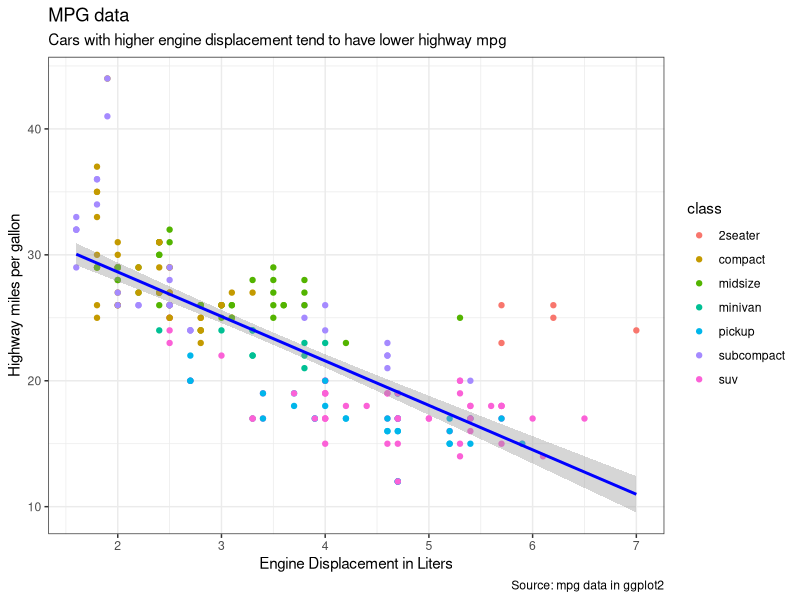

Write the R code that produced this figure.
## ---- chunk 1
options(htmltools.dir.version = FALSE)
# see: https://github.com/yihui/xaringan
# install.packages("xaringan")
# see: 
# https://github.com/yihui/xaringan/wiki
# https://github.com/gnab/remark/wiki/Markdown
options(width=110)
options(digits = 4)
library(tidyverse)
## ---- chunk 2
knitr::include_graphics("https://github.com/therbootcamp/therbootcamp.github.io/blob/master/_sessions/_image/ggplotgallery.png?raw=true")
## ---- chunk 3
knitr::include_graphics("https://github.com/therbootcamp/therbootcamp.github.io/blob/master/_sessions/_image/complexplot1.png?raw=true")
## ---- chunk 4
knitr::include_graphics("https://github.com/therbootcamp/therbootcamp.github.io/blob/master/_sessions/_image/wickham_portrait.png?raw=true")
## ---- chunk 5
ggplot(data = mpg, 
       mapping = aes(x = displ, y = hwy, col = class)) +
  geom_point() + 
  geom_smooth(col = "blue", method = "lm")+
  labs(x = "Engine Displacement in Liters",
       y = "Highway miles per gallon",
       title = "MPG data",
       subtitle = "Cars with higher engine displacement tend to have lower highway mpg",
       caption = "Source: mpg data in ggplot2") + 
  theme_bw()

## ---- chunk 6
knitr::include_graphics("https://github.com/therbootcamp/therbootcamp.github.io/blob/master/_sessions/_image/shiny_definition.png?raw=true")
